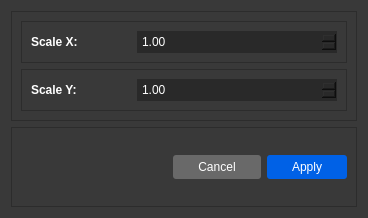
<?xml version="1.0" encoding="UTF-8"?>
<ui version="4.0">
 <class>ResizePopup</class>
 <widget class="QWidget" name="ResizePopup">
  <property name="enabled">
   <bool>true</bool>
  </property>
  <property name="geometry">
   <rect>
    <x>0</x>
    <y>0</y>
    <width>368</width>
    <height>218</height>
   </rect>
  </property>
  <property name="maximumSize">
   <size>
    <width>368</width>
    <height>218</height>
   </size>
  </property>
  <property name="windowTitle">
   <string>Resize Image</string>
  </property>
  <property name="windowIcon">
   <iconset resource="../../res.qrc">
    <normaloff>:/images/vgath-logo.png</normaloff>:/images/vgath-logo.png</iconset>
  </property>
  <property name="styleSheet">
   <string notr="true">background-color: rgb(57,57, 57);
</string>
  </property>
  <layout class="QVBoxLayout" name="verticalLayout">
   <item>
    <widget class="QFrame" name="frame_2">
     <property name="frameShape">
      <enum>QFrame::StyledPanel</enum>
     </property>
     <property name="frameShadow">
      <enum>QFrame::Raised</enum>
     </property>
     <layout class="QVBoxLayout" name="verticalLayout_2">
      <item>
       <widget class="QFrame" name="frame_3">
        <property name="frameShape">
         <enum>QFrame::StyledPanel</enum>
        </property>
        <property name="frameShadow">
         <enum>QFrame::Raised</enum>
        </property>
        <layout class="QHBoxLayout" name="horizontalLayout_2" stretch="1,2">
         <item>
          <widget class="QLabel" name="label">
           <property name="styleSheet">
            <string notr="true">color: #FFF;
font-weight: bold;</string>
           </property>
           <property name="text">
            <string>Scale X: </string>
           </property>
          </widget>
         </item>
         <item>
          <widget class="QDoubleSpinBox" name="ScaleXInput">
           <property name="styleSheet">
            <string notr="true">color: #FFF;
background-color: rgb(41, 41, 41);
border: none;
padding: 3px;
</string>
           </property>
           <property name="value">
            <double>1.000000000000000</double>
           </property>
          </widget>
         </item>
        </layout>
       </widget>
      </item>
      <item>
       <widget class="QFrame" name="frame_4">
        <property name="frameShape">
         <enum>QFrame::StyledPanel</enum>
        </property>
        <property name="frameShadow">
         <enum>QFrame::Raised</enum>
        </property>
        <layout class="QHBoxLayout" name="horizontalLayout_3" stretch="1,2">
         <item>
          <widget class="QLabel" name="label_2">
           <property name="styleSheet">
            <string notr="true">color: #FFF;
font-weight: bold;</string>
           </property>
           <property name="text">
            <string>Scale Y:</string>
           </property>
          </widget>
         </item>
         <item>
          <widget class="QDoubleSpinBox" name="ScaleYInput">
           <property name="styleSheet">
            <string notr="true">color: #FFF;
background-color: rgb(41, 41, 41);
border: none;
padding: 3px;

</string>
           </property>
           <property name="value">
            <double>1.000000000000000</double>
           </property>
          </widget>
         </item>
        </layout>
       </widget>
      </item>
     </layout>
    </widget>
   </item>
   <item>
    <widget class="QFrame" name="frame">
     <property name="frameShape">
      <enum>QFrame::StyledPanel</enum>
     </property>
     <property name="frameShadow">
      <enum>QFrame::Raised</enum>
     </property>
     <layout class="QHBoxLayout" name="horizontalLayout" stretch="0,0,0">
      <item>
       <spacer name="horizontalSpacer">
        <property name="orientation">
         <enum>Qt::Horizontal</enum>
        </property>
        <property name="sizeHint" stdset="0">
         <size>
          <width>40</width>
          <height>20</height>
         </size>
        </property>
       </spacer>
      </item>
      <item>
       <widget class="QPushButton" name="CancelButton">
        <property name="styleSheet">
         <string notr="true">color: #FFF;
background-color: rgb(105, 105, 105);
border-radius: 3px;
border: none;
padding: 5px 25px;
</string>
        </property>
        <property name="text">
         <string>Cancel</string>
        </property>
       </widget>
      </item>
      <item>
       <widget class="QPushButton" name="ApplyButton">
        <property name="styleSheet">
         <string notr="true">background-color: rgb(0, 97, 230);
color: white;
border-radius: 3px;
border: none;
padding: 5px 25px;
</string>
        </property>
        <property name="text">
         <string>Apply</string>
        </property>
       </widget>
      </item>
     </layout>
    </widget>
   </item>
  </layout>
 </widget>
 <resources>
  <include location="../../res.qrc"/>
 </resources>
 <connections/>
</ui>
